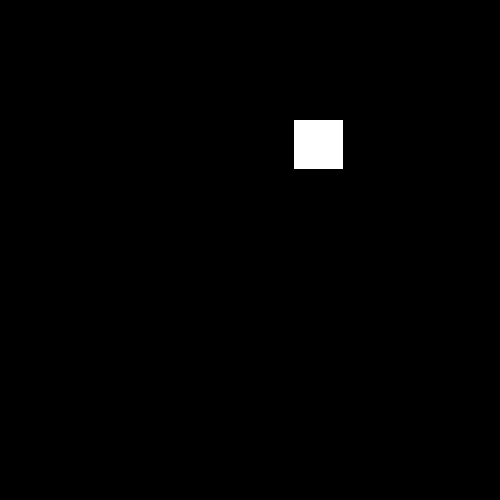
Frame 1 (no input)
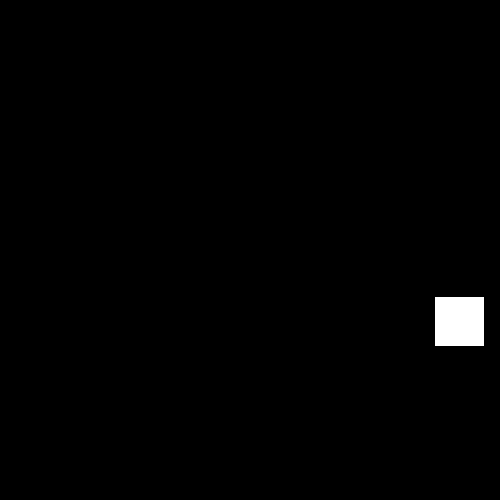
Frame 60 (the mouse pressed at the canvas centre just before this capture)
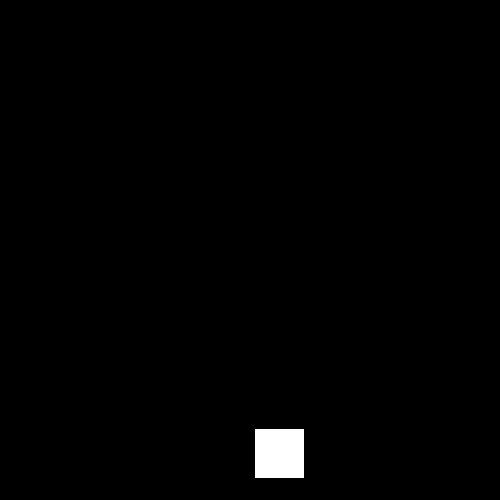
Frame 120 (the mouse held since frame 60 and released just before this capture)

The Processing sketch that drew these frames (run headless with seeded random() and noise(); from frame 60 on, the mouse is pressed at the canvas centre):

// Processing sketch: square_non_linear
// ── square_non_linear.pde
float x= random(0,450);
float y= random(0,450);
float speedX=3;
float speedY=3;



void setup() {
  size(500,500);
  smooth();
}


void draw (){
  background(0);
  x = x+speedX;
  y = y+speedY;
  if(x>450) {
    speedX = speedX *-1;
  }
  if(x<0) {
  speedX= speedX*-2; 
  }
  
  if((y>450) || (y<0)) {
    speedY = speedY *-1;
  }
  if(speedX>20){
    speedX=1; 
  }
  
  fill(255);
  rect(x,y,50,50);
}
